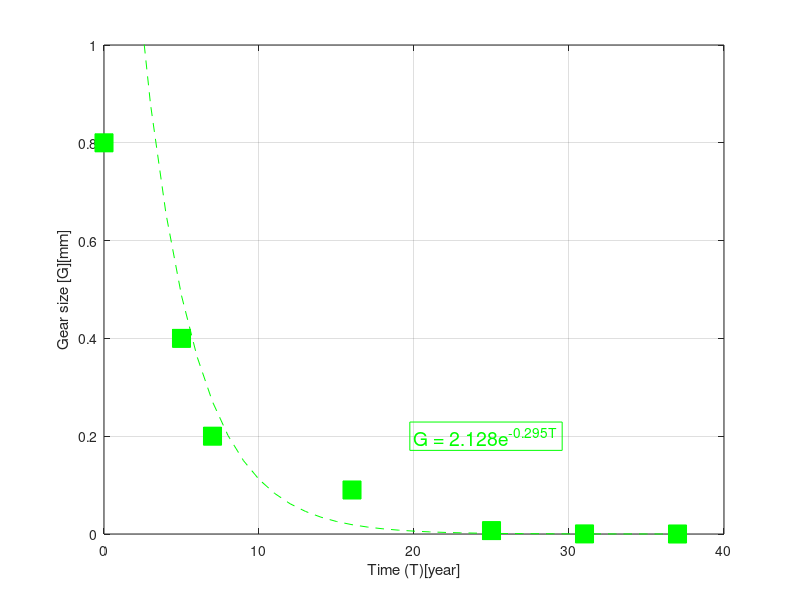

Write MATLAB code to recreate this figure.
%{

Name: Nghia Lam 
ID: 1001699317

Chapter 17 Review Question 15

G = Gear size [G][mm]
T = Time (T)[year]

%}
clc 
clear
close all

T = [0 5 7 16 25 31 37];
G = [.8 .4 .2 .09 .007 2E-04 8E-06];

plot(T,G,'gs','MarkerFaceColor','g','MarkerSize',13);
axis([0 40 0 1]);
xlabel('Time (T)[year]');
ylabel('Gear size [G][mm]');

grid on 
hold on


%{
y = be^(mx) --> ln(y) = mx + ln(b)

%}

C = polyfit(T,log(G),1);

m = C(1);
b = exp(C(2));

Tpf = [0:1:37];
Gpf = b*exp((m*Tpf));

plot(Tpf,Gpf,'--g');

TF = sprintf('G = %.3fe^{%.3fT}',b,m);
text(20,.2,TF,'EdgeColor','g','Color','g','FontSize',14);




